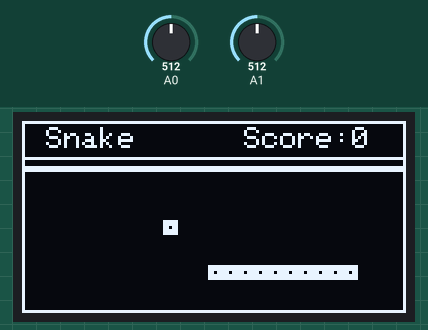
This sketch was run on a simulated Arduino Uno, built with avr-gcc and run on an emulated ATmega328P. On the bench: 128×64 one-colour display. Inputs (shaded band) come from the test bench; at power-on: A1 = 512, A0 = 512. Random numbers use the default seed unless the sketch sets one; what the sketch prints to the serial monitor is not drawn.

Above: at 1.3 s.
1.4 s: A1 set to 538
2.9 s: A1 set to 557
At 4.4 s:
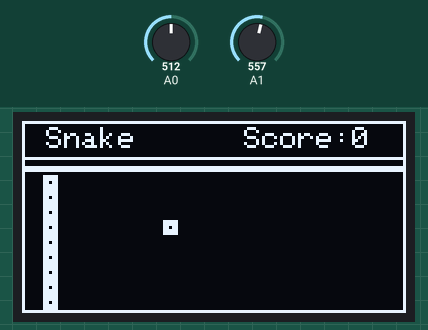
4.5 s: A0 set to 539
6.0 s: A0 set to 562
At 6.2 s:
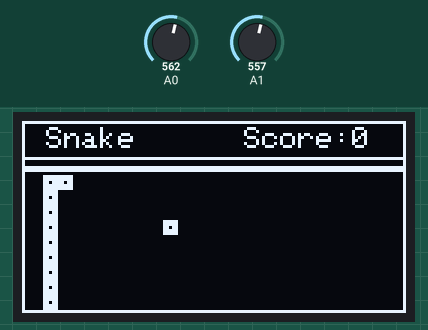
7.6 s: A0 set to 540
At 9.5 s:
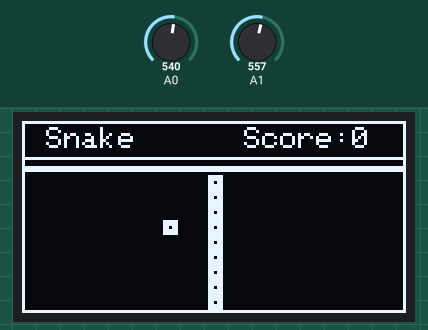
Timing chart, 0 to 10.2 s (numbered marks = the images above; inputs shaded):
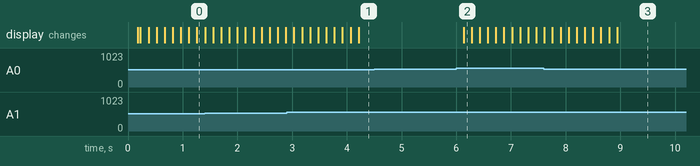

The sketch:

Doodle_Game.ino
```cpp
#include <Wire.h>
#include <Adafruit_SSD1306.h>
#include <Adafruit_GFX.h>

// OLED display TWI address
#define OLED_ADDR   0x3C

Adafruit_SSD1306 display(-1);
#if (SSD1306_LCDHEIGHT != 64)
#error("Height incorrect, please fix Adafruit_SSD1306.h!");
#endif

int x = 0,y = 1;
int valx,valy;
enum dir {LEFT,RIGHT,UP,DOWN,STILL};
dir curr = RIGHT;
String lookup[] = {"LEFT","RIGHT","UP","DOWN"};
//starts at 16 in the y
int pos[] = {20,6};
int base[] ={4,20};
int target[] = {20,15};
byte positions[100][2];
int snakeSize = 1;
int score = 0, highscore = 5;
bool grow = false, STOP = false;

void play(){
  STOP = true;
  pinMode(6,OUTPUT);
  for (int i = 0; i < 255; i+=20){
    digitalWrite(6,i);
    delay(5);
    digitalWrite(6,0);
    delay(1000);
  }
}

void setup() {

  //play();
  grow = false;
  Serial.begin(9600);
  display.begin(SSD1306_SWITCHCAPVCC, OLED_ADDR);
  display.clearDisplay();

  snakeSize = 10;
  score = 0;
  curr = LEFT;
  goal();
  for (int i = 0; i<snakeSize; i++){
    positions[i][0] = pos[0]+i;
    positions[i][1] = pos[1];
    point((int)positions[i][0],(int)positions[i][1]);
    Serial.print("X: ");
    Serial.print(positions[i][0]);
    Serial.print(" Y: ");
    Serial.println(positions[i][1]);
  }
  Serial.print("Snake is size ");
  Serial.println(snakeSize);

  heading();
  // initialize and clear display
  display.display();
  pinMode(7,INPUT);
  digitalWrite(7,HIGH);

}

void point(int a[]){
  point(a[0],a[1]);
}

void point(int a, int b){
  //display.drawPixel(pos[0],pos[1], WHITE);
  a = (a*5)+base[0];
  b = (b*5)+base[1];
 // int cnt = 0;
  for (int x = -2; x < 3; x++){
    for (int y = -2; y <3; y++){
      //cnt=cnt+1;
      if (!(x == 0 && y== x)){
        display.drawPixel(a+x,b+y,WHITE);
      }
    }
  }
}

bool placementCheck(){
  Serial.println("placementCheck");
  for (int i = 0; i<snakeSize; i++){
    if (positions[i][0] == target[0] && positions[i][1] == target[1]){
      return true;
    }
  }
  return false;
}

void goal(){
  do{
    target[0] = random(2, 22);
    target[1] = random(2,8);
  }while(placementCheck());
  Serial.println("Moved target");
}
//check for collision
void check(){
  if (target[0] == positions[0][0] && target[1] == positions[0][1] && !grow){
    score++;
    grow = true;
    goal();
  }

  for (int i = 4; i<snakeSize; i++){
    if (positions[i][0] == positions[1][0] && positions[i][1] == positions[1][1]){
      Serial.print("Collide at ");
      Serial.println(i);
        STOP = true;
        curr = STILL;
        gameover();
    }
  }
}

void box(){
  for (int i = 0; i<127;i++){
    display.drawPixel(i,0,WHITE);
    display.drawPixel(i,63,WHITE);
    display.drawPixel(0,i,WHITE);
    display.drawPixel(127,i,WHITE);
    display.drawPixel(i,16,WHITE);
  }
}

void heading(){
  box();
  display.setCursor(2,2);
  display.setTextSize(0);
  display.setTextColor(WHITE);
  display.print(" Snake      Score:");
  display.print(score);

  for (int i = 0; i<128;i++){
    display.drawPixel(i,12,WHITE);
    display.drawPixel(i,15,WHITE);
  }
  if (!grow)
    point(target);
 // display.display();
}

void gameover(){
  if (score > highscore){
    highscore = score;
  }
  display.clearDisplay();
  box();
  for (int i = 0; i<128;i++){
    display.drawPixel(i,12,WHITE);
    display.drawPixel(i,15,WHITE);
  }
  display.setCursor(2,2);
  display.setTextSize(0);
  display.setTextColor(WHITE);
  display.print(" H.Score:");
  display.print(highscore);
  display.print("  Score:");
  display.print(score);
  display.setCursor(37,30);
  display.print("GAME OVER");
  display.setCursor(32,40);
  display.print("Play again?");
  display.display();
}

void loop() {
    dir xdir,ydir;
    valx = analogRead(x);
    valy = analogRead(y);
    if(valx > 550 && curr != LEFT){
      curr = RIGHT;
    }else if (valx < 450 && curr != RIGHT){
      curr = LEFT;
    }else if(valy > 550 && curr != UP){
      curr = DOWN;
    }else if (valy < 450 && curr != DOWN){
       curr = UP;
    }

    switch(curr){
      case LEFT:
        pos[0]--;
        Serial.println(lookup[curr]);
        break;
      case RIGHT:
        pos[0]++;
        Serial.println(lookup[curr]);
        break;
      case UP:
        pos[1]--;
        Serial.println(lookup[curr]);
        break;
      case DOWN:
        pos[1]++;
        Serial.println(lookup[curr]);
        break;
      default:
        break;
    }

  if (!STOP){
    if (pos[1] < 0){
      pos[1] = 8;
    }
    if (pos[1] > 8){
      pos[1] = 0;
    }
    if (pos[0] < 0){
      pos[0] = 24;
    }
    if (pos[0] > 24){
      pos[0] = 0;
    }

    if(grow){
      Serial.println("growing");
      positions[snakeSize+1][0] = positions[snakeSize][0];
      positions[snakeSize+1][1] = positions[snakeSize][1];
      snakeSize++;
      grow = false;
    }


    display.clearDisplay();
    for (int i = snakeSize-1; i>0; i--){
      positions[i][0] = positions[i-1][0];
      positions[i][1] = positions[i-1][1];
      /*
      Serial.print(i);
      Serial.print(": ");
      Serial.print(positions[i][0]);
      Serial.print(",");
      Serial.println(positions[i][1]);
      */
      point((int)positions[i][0],(int)positions[i][1]);
    }

    positions[0][0] = pos[0];
    positions[0][1] = pos[1];
    point(positions[0][0],positions[0][1]);

    check();
    if (!STOP)
      heading();
    display.display();
  }
  if (STOP && curr != STILL){
    STOP = false;
    setup();
  }

  delay(100);
}
```

Measured:
- after the input at 4.5 s, every drawn part: stays the same
- after the input at 6.0 s, the display: changes after 0.13 s (image 2)
